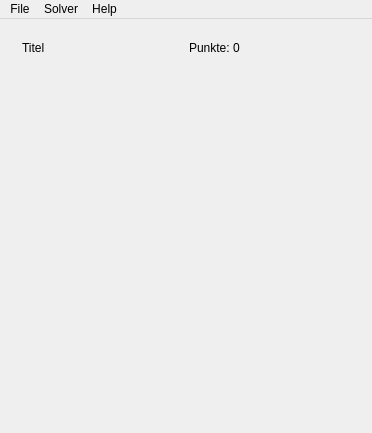
<?xml version="1.0" encoding="UTF-8"?>
<ui version="4.0">
 <class>MainWindow</class>
 <widget class="QMainWindow" name="MainWindow">
  <property name="geometry">
   <rect>
    <x>0</x>
    <y>0</y>
    <width>368</width>
    <height>428</height>
   </rect>
  </property>
  <property name="windowTitle">
   <string>2048 Game - HsKA</string>
  </property>
  <widget class="QWidget" name="centralWidget">
   <layout class="QVBoxLayout" name="verticalLayout_2">
    <item>
     <layout class="QHBoxLayout" name="layoutTopbar">
      <item>
       <widget class="QWidget" name="widget" native="true">
        <property name="sizePolicy">
         <sizepolicy hsizetype="Preferred" vsizetype="Fixed">
          <horstretch>0</horstretch>
          <verstretch>0</verstretch>
         </sizepolicy>
        </property>
        <property name="sizeIncrement">
         <size>
          <width>0</width>
          <height>0</height>
         </size>
        </property>
        <layout class="QHBoxLayout" name="horizontalLayout">
         <item>
          <widget class="QLabel" name="labelName">
           <property name="text">
            <string>Titel</string>
           </property>
          </widget>
         </item>
         <item>
          <widget class="QLabel" name="labelPoints">
           <property name="text">
            <string>Punkte: 0 </string>
           </property>
          </widget>
         </item>
        </layout>
       </widget>
      </item>
     </layout>
    </item>
    <item>
     <widget class="QWidget" name="widgetBoard" native="true">
      <property name="sizePolicy">
       <sizepolicy hsizetype="MinimumExpanding" vsizetype="MinimumExpanding">
        <horstretch>0</horstretch>
        <verstretch>0</verstretch>
       </sizepolicy>
      </property>
      <property name="minimumSize">
       <size>
        <width>350</width>
        <height>350</height>
       </size>
      </property>
      <layout class="QVBoxLayout" name="verticalLayout_3">
       <property name="spacing">
        <number>0</number>
       </property>
       <property name="leftMargin">
        <number>0</number>
       </property>
       <property name="topMargin">
        <number>0</number>
       </property>
       <property name="rightMargin">
        <number>0</number>
       </property>
       <property name="bottomMargin">
        <number>0</number>
       </property>
       <item>
        <layout class="QVBoxLayout" name="layoutBoard"/>
       </item>
      </layout>
     </widget>
    </item>
   </layout>
  </widget>
  <widget class="QMenuBar" name="menuBar">
   <property name="geometry">
    <rect>
     <x>0</x>
     <y>0</y>
     <width>368</width>
     <height>21</height>
    </rect>
   </property>
   <widget class="QMenu" name="menuFile">
    <property name="title">
     <string>File</string>
    </property>
    <addaction name="actionNew_Game"/>
    <addaction name="separator"/>
    <addaction name="actionLoad_Savegame"/>
    <addaction name="separator"/>
    <addaction name="actionExitr"/>
   </widget>
   <widget class="QMenu" name="menuHelp">
    <property name="title">
     <string>Help</string>
    </property>
    <addaction name="actionAbout"/>
   </widget>
   <widget class="QMenu" name="menuSolver">
    <property name="title">
     <string>Solver</string>
    </property>
    <addaction name="actionStart_Solver"/>
   </widget>
   <addaction name="menuFile"/>
   <addaction name="menuSolver"/>
   <addaction name="menuHelp"/>
  </widget>
  <action name="actionLoad_Savegame">
   <property name="text">
    <string>Load Game</string>
   </property>
  </action>
  <action name="actionSave_Savegame">
   <property name="text">
    <string>Save Gamestate..</string>
   </property>
  </action>
  <action name="actionAbout">
   <property name="text">
    <string>About</string>
   </property>
  </action>
  <action name="actionNew_Game">
   <property name="text">
    <string>New Game</string>
   </property>
  </action>
  <action name="actionExitr">
   <property name="text">
    <string>Exit</string>
   </property>
  </action>
  <action name="actionStart_Solver">
   <property name="text">
    <string>Start Solver</string>
   </property>
  </action>
 </widget>
 <layoutdefault spacing="6" margin="11"/>
 <resources/>
 <connections/>
</ui>
